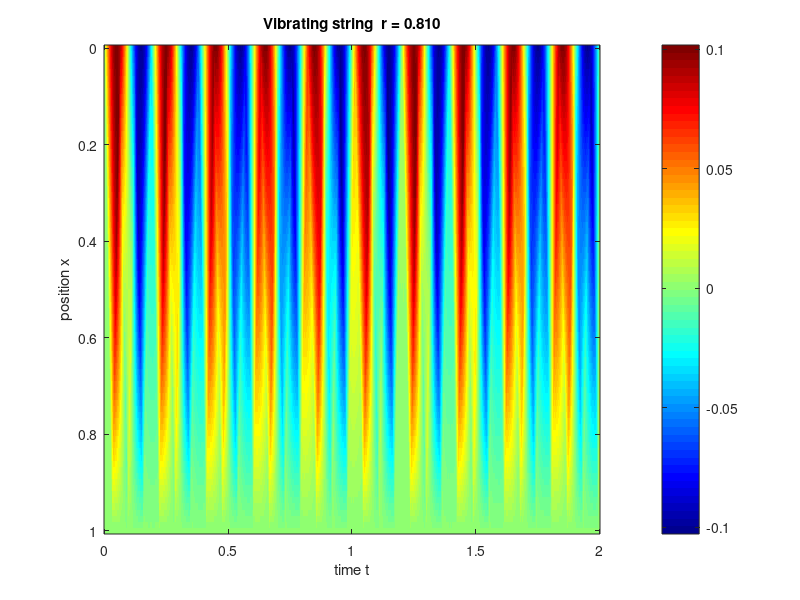
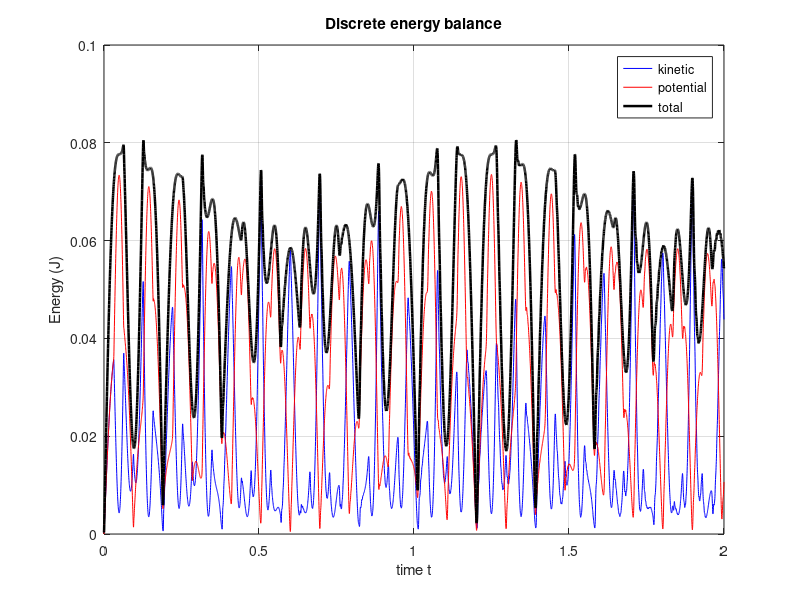
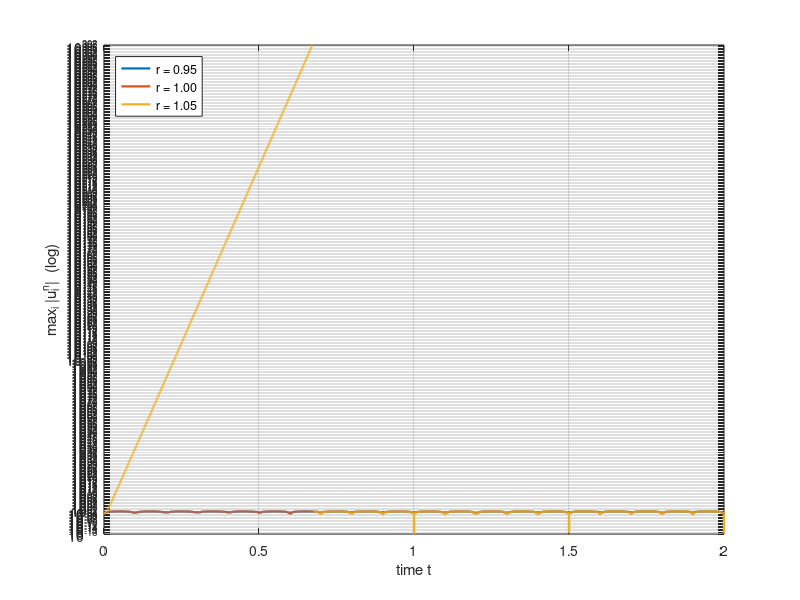

The MATLAB source for these figures, in order:
%% 02_wave_string_CFL.m
%  Vibrating string  u_tt - V^2 u_xx = 0,  V = sqrt(T/mu)
%  with u(0,t) = a0 sin(omega0 t), u(L,t) = 0, u(x,0) = 0, u_t(x,0) = 0.
%
%  Explicit centred scheme:
%       u(i, n+1) = 2 u(i,n) - u(i,n-1) + r*(u(i+1,n) - 2 u(i,n) + u(i-1,n))
%       r = (V dt/dx)^2     (CFL stable iff r <= 1)
%
%  Demonstrates:
%   (i)  the automatic dt rescaling when CFL is violated;
%   (ii) the discrete energy E(t) = 0.5*mu*u_t^2 + 0.5*T*u_x^2 integrated
%        by trapz, used as a validation invariant;
%   (iii) a stress test for r in {0.95, 1.0, 1.05}.
%
%  (Derived from test4_EDP_spatiotemporelles_2.m)
%
%  Author : M. JANANE ALLAH (Medium Article 3, Validation)

clc; close all;

%% --- physical & numerical parameters ------------------------------------
L      = 1.0;
T_phys = 10.0;
mu     = 0.01;
V      = sqrt(T_phys/mu);
a0     = 0.1;
omega0 = 10*pi;
T_end  = 2.0;
Nx     = 80;
Nt     = 400;

dx     = L/(Nx-1);
dt     = T_end/Nt;
x      = linspace(0, L, Nx);

CFL    = V*dt/dx;
fprintf('Initial CFL = %.3f\n', CFL);

if CFL > 1
    dt  = 0.9*dx/V;
    Nt  = ceil(T_end/dt);
    CFL = V*dt/dx;
    fprintf('Re-scaled to dt = %.4f, CFL = %.3f\n', dt, CFL);
end

t = linspace(0, T_end, Nt+1);
r = (V*dt/dx)^2;

%% --- explicit centred scheme --------------------------------------------
u = zeros(Nx, Nt+1);

% Initial conditions (homogeneous + driven boundary)
u(1,1) = a0*sin(omega0*t(1));
u(Nx,1) = 0;

% First step using u_t = 0
for i = 2:Nx-1
    d2u_dx2 = (u(i+1,1) - 2*u(i,1) + u(i-1,1))/dx^2;
    u(i,2)  = u(i,1) + 0.5*V^2*d2u_dx2*dt^2;
end
u(1, 2)  = a0*sin(omega0*t(2));
u(Nx,2)  = 0;

% Time loop
for n = 2:Nt
    u(1, n+1) = a0*sin(omega0*t(n+1));
    u(Nx,n+1) = 0;
    for i = 2:Nx-1
        u(i, n+1) = 2*u(i,n) - u(i,n-1) + ...
                    r*(u(i+1,n) - 2*u(i,n) + u(i-1,n));
    end
end

%% --- discrete energy -----------------------------------------------------
E_cin = zeros(1, Nt+1);
E_pot = zeros(1, Nt+1);

for n = 1:Nt+1
    if n == 1
        du_dt = (u(:,2) - u(:,1))'/dt;
    elseif n == Nt+1
        du_dt = (u(:,end) - u(:,end-1))'/dt;
    else
        du_dt = (u(:,n+1) - u(:,n-1))'/(2*dt);
    end
    du_dx        = zeros(1, Nx);
    du_dx(2:Nx-1) = (u(3:Nx,n) - u(1:Nx-2,n))'/(2*dx);
    du_dx(1)     = (u(2,n)  - u(1,n))/dx;
    du_dx(Nx)    = (u(Nx,n) - u(Nx-1,n))/dx;

    E_cin(n) = 0.5*mu*trapz(x, du_dt.^2);
    E_pot(n) = 0.5*T_phys*trapz(x, du_dx.^2);
end
E_tot = E_cin + E_pot;

fprintf('Initial energy: %.4f J\n', E_tot(1));
fprintf('Final   energy: %.4f J\n', E_tot(end));
fprintf('Relative drift: %.2f %%\n', 100*abs(E_tot(end)-E_tot(1))/max(eps,E_tot(1)));

%% --- figures -------------------------------------------------------------
% Figure 1: snapshot
figure('Color', 'w', 'Position', [60 60 800 350]);
imagesc(t, x, u); colormap(jet); colorbar;
xlabel('time t'); ylabel('position x');
title(sprintf('Vibrating string  r = %.3f', r));

% Figure 2: energies
figure('Color', 'w', 'Position', [120 100 800 400]);
plot(t, E_cin, 'b', 'DisplayName', 'kinetic'); hold on; grid on; box on;
plot(t, E_pot, 'r', 'DisplayName', 'potential');
plot(t, E_tot, 'k', 'LineWidth', 1.8, 'DisplayName', 'total');
xlabel('time t'); ylabel('Energy (J)');
title('Discrete energy balance');
legend('Location', 'best');

%% --- CFL stress test -----------------------------------------------------
r_test = [0.95, 1.0, 1.05];
figure('Color', 'w', 'Position', [180 140 900 400]);
hold on; grid on; box on;

for rt = r_test
    dt_t = sqrt(rt) * dx / V;
    Nt_t = ceil(T_end/dt_t);
    t_t  = linspace(0, T_end, Nt_t+1);
    u_t  = zeros(Nx, Nt_t+1);
    u_t(1, 1) = a0*sin(omega0*t_t(1));
    for i = 2:Nx-1
        u_t(i,2) = u_t(i,1) + 0.5*V^2*(u_t(i+1,1) - 2*u_t(i,1) + u_t(i-1,1))/dx^2 * dt_t^2;
    end
    u_t(1,2) = a0*sin(omega0*t_t(2));

    for n = 2:Nt_t
        u_t(1, n+1) = a0*sin(omega0*t_t(n+1));
        for i = 2:Nx-1
            u_t(i,n+1) = 2*u_t(i,n) - u_t(i,n-1) + ...
                         rt*(u_t(i+1,n) - 2*u_t(i,n) + u_t(i-1,n));
        end
    end
    plot(t_t, max(abs(u_t), [], 1), 'LineWidth', 1.6, ...
         'DisplayName', sprintf('r = %.2f', rt));
end

set(gca, 'YScale', 'log');
xlabel('time t'); ylabel('max_i |u_i^n|  (log)');
title('CFL stress test: max amplitude vs time');
legend('Location', 'NorthWest');
